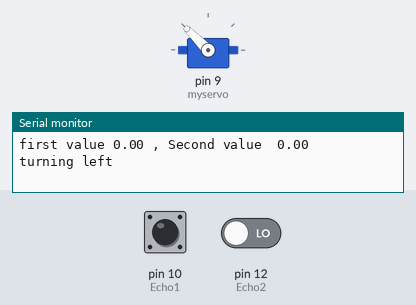
Simulated run of this sketch. Board: Arduino Uno, built with avr-gcc and run on an emulated ATmega328P. On the bench: servo, the last lines printed to the serial monitor. The inputs (shaded band) are chosen by the test bench; at power-on: pin 10 (Echo1) LOW, pin 12 (Echo2) LOW.

Above: at 2.1 s.
At 14.6 s:
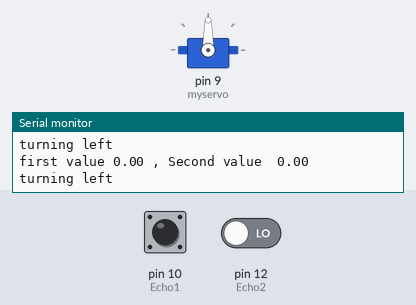
14.7 s: pin 10 (Echo1) pulsed HIGH 2 times (0.12 s each, 0.3 s apart)
At 17.0 s:
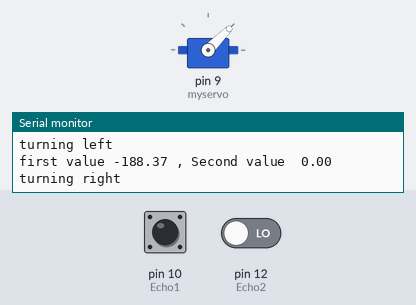
Timing chart, 0 to 24.2 s (numbered marks = the images above; inputs shaded):
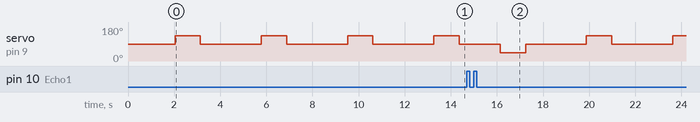

Measured:
- by itself, servo on pin 9 (myservo): alternates 135° for 1.1 s and 90° for 2.6 s

The sketch:

Selfdrivingcar.ino
```cpp
#include <Servo.h>
int Echo1=10; //output pin from left sensor, that transmits data to arduino
int trig1=11; //input pin into ultrasonic left sensor that sends an output pulse when enabled
int Echo2=12; //output pin from right sensor
int trig2=13; //input pin into right sensor to send a wave
Servo myservo;
void setup() {
  Serial.begin(9600);
  myservo.attach(9); //servo motor attached to pin 9
  pinMode(Echo1, INPUT);
  pinMode(trig1, OUTPUT);
  pinMode(Echo2, INPUT);
  pinMode(trig2, OUTPUT);
}

void loop() {
  float cent1; //stores distance from left sensor
  float cent2; //stores distance from right sensor
  int pulse1; //stores the time that pulse takes to travel back and forth from obstacle to left sensor
  int pulse2; //stores pulse time for right sensor
  digitalWrite(trig1, LOW);
  delay(10);
  digitalWrite(trig1, HIGH);
  delay(10);
  digitalWrite(trig1, LOW);
  pulse1=pulseIn(Echo1, HIGH);
  cent1=pulse1/29.387/2;
  //cent1=50;
  digitalWrite(trig2, LOW);
  delay(10);
  digitalWrite(trig2, HIGH);
  delay(10);
  digitalWrite(trig2, LOW);
  pulse2=pulseIn(Echo2, HIGH);
  cent2=pulse2/29.387/2;
  //cent2=50;
  Serial.print("first value "+ (String)cent1 +" , ");
  Serial.println("Second value  "+ (String)cent2);
  int id;
  float cent;
  if(cent1<cent2){
    id=1;//to id the sensor which is closer to obstacle
    cent=cent1;//stores minimum distance value
  }
  else{
    id=2;//to id the sensor which is closer to obstacle
    cent=cent2;//stores minimum distance value
  }
  if(cent<17){
    if(id==1){//right subroutine: the obstacle is closer to left sensor
      myservo.write(45);
      Serial.println("turning right");
      delay(1100);
      myservo.write(90);
      delay(500);
    }
    else{//left subroutine: the obstacle is closer to right sensor
      myservo.write(135);
      Serial.println("turning left");
      delay(1100);
      myservo.write(90);
      delay(500);
    }
  }
  delay(100);
}
```
